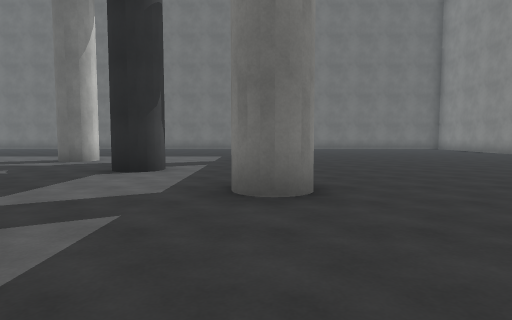
[1] (above)

24 first-person views from a walk through a Unity game level. The camera is 1.3 m above the floor, tilts 4° down and sees 75° across. The floor is counted in squares, 2 m on a side. Each view is taken from the middle of a square. On the plan, view 1 faces up. The plan holds only what a view shows up to about 10 squares ahead; the rest is blank. The place goes on beyond the plan. The player character is not drawn. Surface patterns are stand-ins for the level's own textures.

[2]
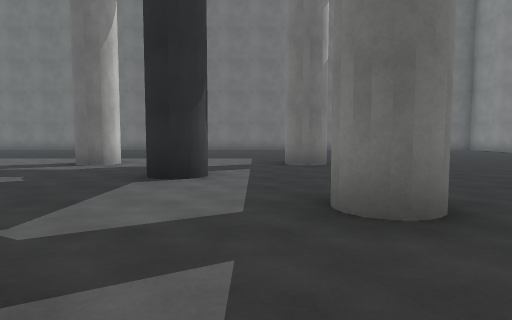

[3]
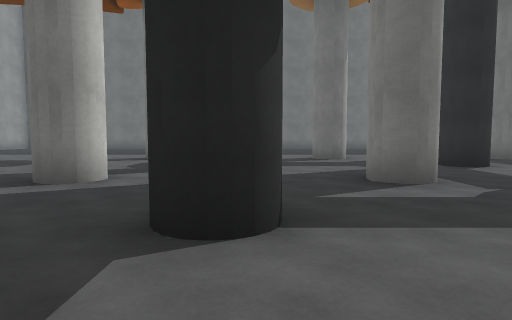

[4]
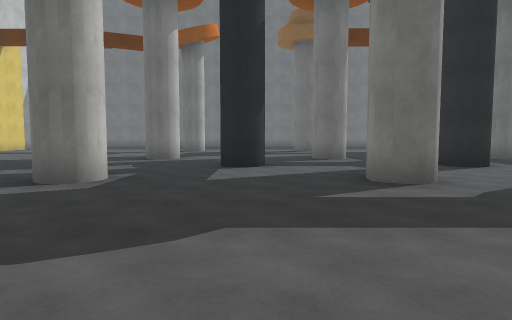

[5]
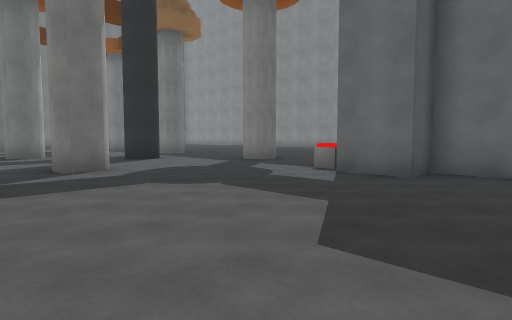

[6]
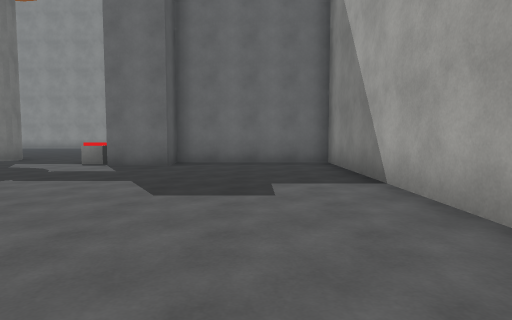

[7]
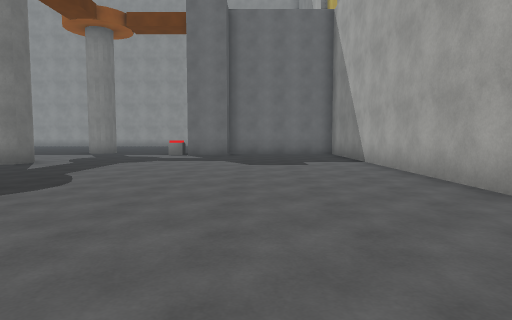

[8]
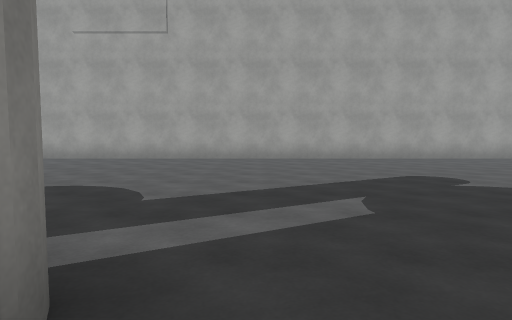

[9]
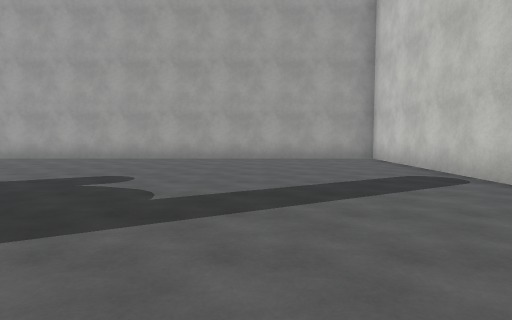

[10]
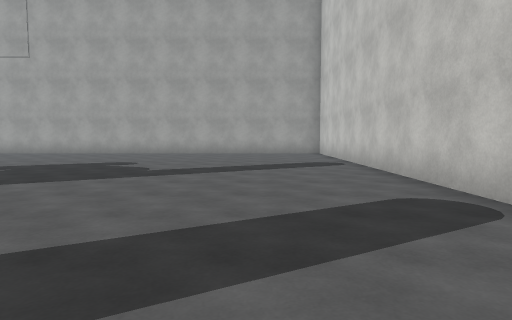

[11]
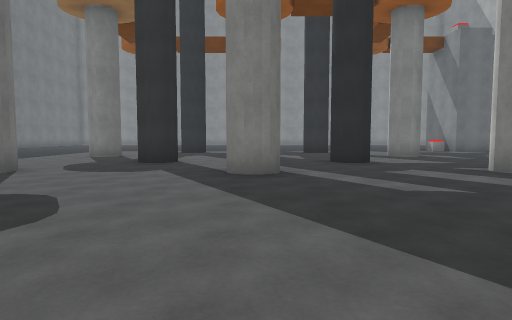

[12]
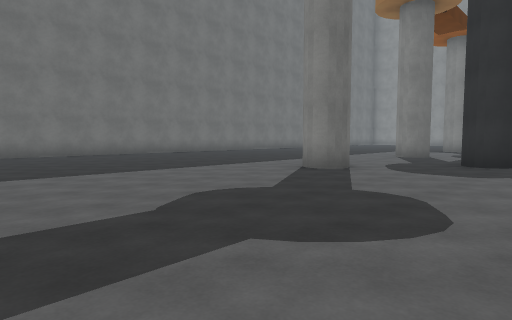

[13]
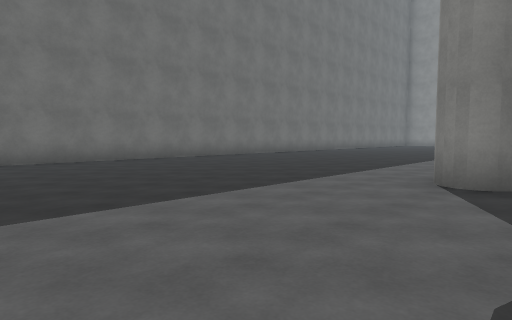

[14]
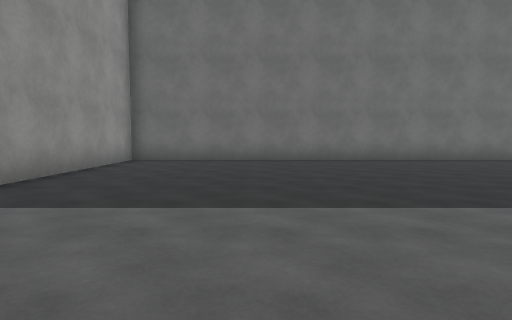

[15]
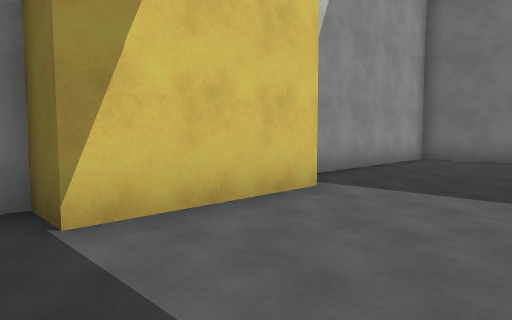

[16]
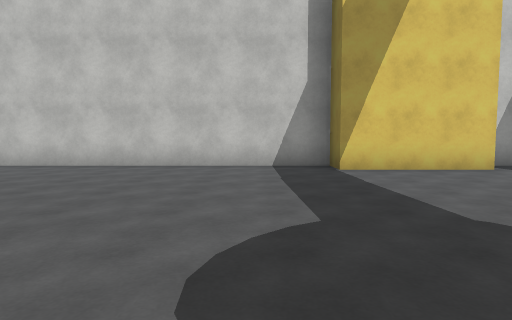

[17]
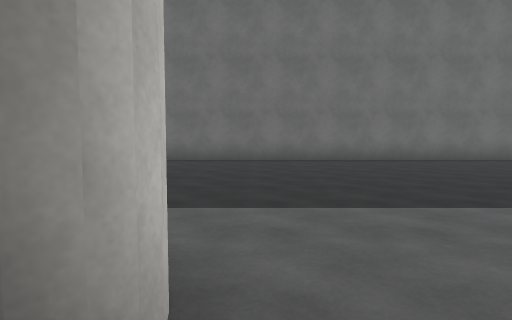

[18]
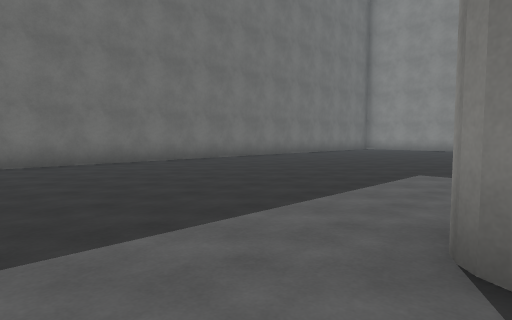

[19]
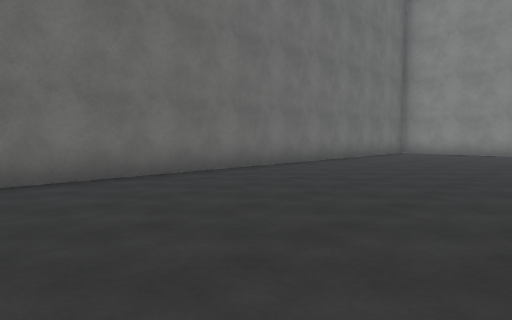

[20]
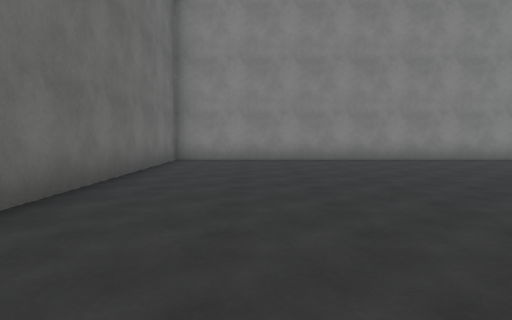

[21]
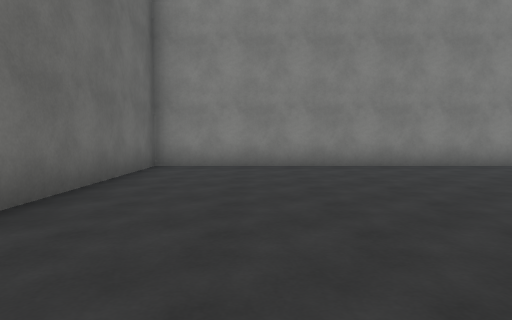

[22]
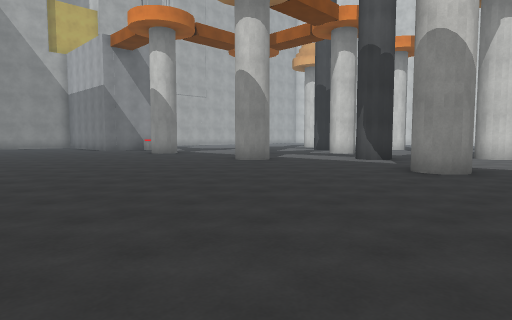

[23]
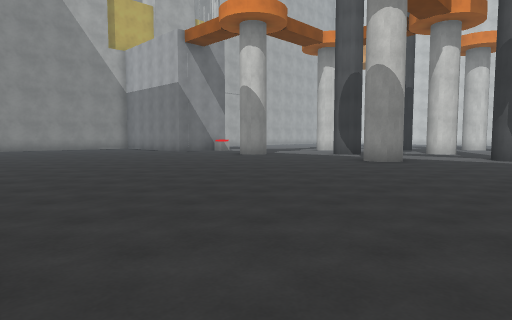

[24]
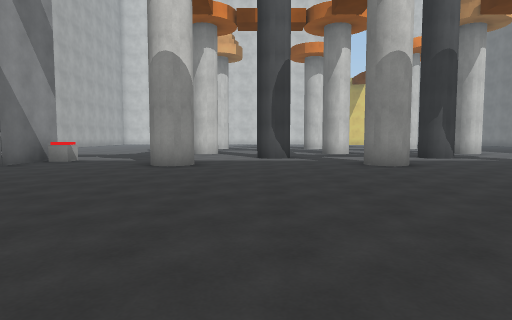

### Floor plan
Key: @ floor where view 1 was taken; # wall or solid block; . floor; O other object.
Columns run from 20 left of view 1 to 10 right of it. Each row starts with its distance up from view 1.
 18 ###############################
 17 #.............................#
 16 #.............................#
 15 #.............................#
 14 #.............................#
 13 #.............................#
 12 #.............................#
 11 #.............................#
 10 ##............................#
  9  #........#....#....#.........#
  8 ##............................#
  7 #............#....#...........
  6 #.............................
  5 #.............................
  4 #.........#....#....#.........
  3 #............................
  2 #............#....#..........
  1 #............................
  0 #...... ............@........
 -1 #...... .. ....#....#........
 -2 #............................
 -3 #.......................  ..
 -4 #..................O...
 -5 #.................. ##
 -6 #..................##
 -7 #...................#
 -8 #...................#
 -9 #...................#
-10 #####################

Positions as (right, up) in squares from view 1, and headings:
1: (0, 0), facing up
2: (-1, 1), facing up
3: (-7, -1), facing up
4: (-7, -6), facing up
5: (-7, -8), facing up-right
6: (-9, -8), facing right
7: (-13, -7), facing right
8: (-11, 0), facing down
9: (-16, 0), facing down
10: (-17, 3), facing down
11: (-16, 4), facing right
12: (-16, 5), facing up-right
13: (-15, 8), facing up-right
14: (-16, 8), facing up
15: (-16, 7), facing up-left
16: (-12, 6), facing left
17: (-9, 8), facing up
18: (-7, 9), facing up-right
19: (-4, 12), facing up-right
20: (0, 15), facing right
21: (2, 15), facing right
22: (7, 11), facing down-left
23: (9, 8), facing down-left
24: (8, 1), facing left
